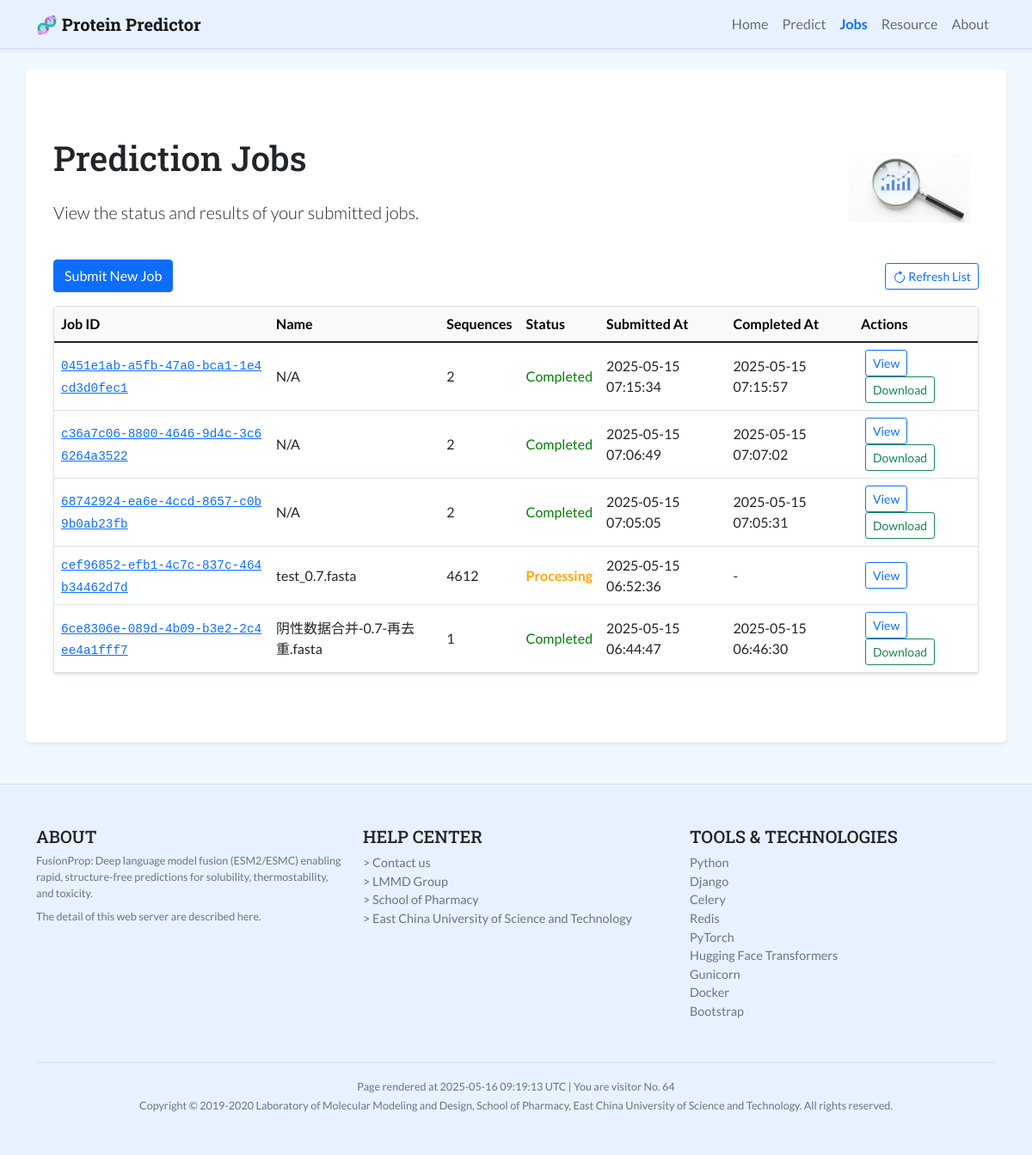
The page /predictor/jobs/ on the database its author committed.
### predictor/models.py (models this page shows, shortened)
class PredictionJob(models.Model):
    STATUS_CHOICES = [
        ('PENDING', 'Pending'),
        ('PROCESSING', 'Processing'),
        ('COMPLETED', 'Completed'),
        ('FAILED', 'Failed'),
    ]
    job_id = models.UUIDField(primary_key=True, default=uuid.uuid4, editable=False)
    name = models.CharField(max_length=200, blank=True, null=True, help_text="Optional job name (e.g., filename or user input)")
    sequence_count = models.IntegerField(default=0, help_text="Number of sequences in this job")
    status = models.CharField(max_length=20, choices=STATUS_CHOICES, default='PENDING')
    results = models.TextField(blank=True, null=True, help_text="JSON formatted list of prediction results for all sequences")
    error_message = models.TextField(blank=True, null=True)
    created_at = models.DateTimeField(auto_now_add=True)
    completed_at = models.DateTimeField(null=True, blank=True)

### predictor/views.py (the view)
# urls.py: path('jobs/', views.job_list, name='job_list'),
def job_list(request: HttpRequest):
    all_jobs = PredictionJob.objects.all().order_by('-created_at')
    paginator = Paginator(all_jobs, 25) # Show 25 jobs per page
    page_number = request.GET.get('page')
    jobs_page = paginator.get_page(page_number)
    context = {
        'jobs_page': jobs_page, # Pass the paginated page object to the template
        'page_title': "Prediction Jobs", # Optional title for the template
    }
    return render(request, 'predictor/job_list.html', context)

### predictor/context_processors.py (called while the page is built)
def visitor_counter(request):
    counter_obj, created = SiteVisitCounter.objects.get_or_create(
        pk=1, # Assuming we always use the row with primary key 1
        defaults={'count': 0}
    )
    SiteVisitCounter.objects.filter(pk=1).update(count=F('count') + 1)
    updated_counter = SiteVisitCounter.objects.get(pk=1)
    return {
        'visitor_count': updated_counter.count
    }

### predictor/templates/predictor/job_list.html (shortened to what this page needs)
{% extends 'base.html' %}
{% load static %}
{% block content %}
    <div class="py-5">
        <div class="row mb-4 align-items-center">
            <div class="col-md-10">
                <h1 class="mb-4">Prediction Jobs</h1>
                <p class="lead">View the status and results of your submitted jobs.</p>
            </div>
            <div class="col-md-2 text-center">
                <img src="{% static 'images/magnifying_glass.png' %}" class="img-fluid" alt="View Jobs" style="max-height: 80px;">
            </div>
        </div>
        <div class="d-flex justify-content-between align-items-center mb-3">
             <a href="{% url 'predictor:submit_prediction' %}" class="btn btn-primary">Submit New Job</a>
             <button class="btn btn-sm btn-outline-secondary" onclick="location.reload();">
                 Refresh List
             </button>
        </div>
        <div class="card shadow-sm">
            <div class="card-body p-0">
                <div class="table-responsive">
                    <table class="table table-hover mb-0">
                        <thead class="table-light">
                            <tr>
                                <th>Job ID</th>
                                <th>Name</th>
                                <th>Sequences</th>
                                <th>Status</th>
                                <th>Submitted At</th>
                                <th>Completed At</th>
                                <th>Actions</th>
                            </tr>
                        </thead>
                        <tbody>
                            {% for job in jobs_page %}
                            <tr>
                                <td>
                                    <a href="{% url 'predictor:prediction_result' job.job_id %}" class="job-id-link" title="View Result">{{ job.job_id }}</a>
                                </td>
                                <td>{{ job.name|default:"N/A" }}</td>
                                <td>{{ job.sequence_count }}</td>
                                <td>
                                    <span class="status-{{ job.status|lower }}">
                                        {{ job.get_status_display }}
                                    </span>
                                </td>
                                <td>{{ job.created_at|date:"Y-m-d H:i:s" }}</td>
                                <td>{{ job.completed_at|date:"Y-m-d H:i:s"|default:"-" }}</td>
                                <td class="action-buttons">
                                     <a href="{% url 'predictor:prediction_result' job.job_id %}" class="btn btn-sm btn-outline-primary" title="View Result">
                                         View
                                     </a>
                                     {% if job.status == 'COMPLETED' %}
                                     <a href="{% url 'predictor:download_results' job.job_id %}" class="btn btn-sm btn-outline-success" title="Download Results">
                                         Download
                                     </a>
                                     {% endif %}
                                </td>
                            </tr>
                            {% empty %}
                            <tr>
                                <td colspan="7" class="text-center text-muted py-4">No prediction jobs found.</td>
                            </tr>
                            {% endfor %}
                        </tbody>
                    </table>
                </div>
            </div>
        </div>
    </div>
{% endblock %}

### templates/base.html (shortened to what this page needs)
<!DOCTYPE html>
<html lang="en">
<head>
    <link href="https://cdn.jsdelivr.net/npm/bootstrap@5.1.3/dist/css/bootstrap.min.css" rel="stylesheet">
</head>
<body>
    <nav class="navbar navbar-expand-lg navbar-light fixed-top shadow-sm">
        <div class="container">
            <a class="navbar-brand" href="{% url 'home' %}">🧬 Protein Predictor</a>
            <div class="collapse navbar-collapse" id="navbarNav">
                <ul class="navbar-nav ms-auto">
                    <li class="nav-item">
                        <a class="nav-link {% if request.resolver_match.url_name == 'home' %}active{% endif %}" href="{% url 'home' %}">Home</a>
                    </li>
                    <li class="nav-item">
                        <a class="nav-link {% if request.resolver_match.url_name == 'submit_prediction' %}active{% endif %}" href="{% url 'predictor:submit_prediction' %}">Predict</a>
                    </li>
                    <li class="nav-item">
                        <a class="nav-link {% if request.resolver_match.url_name == 'job_list' %}active{% endif %}" href="{% url 'predictor:job_list' %}">Jobs</a>
                    </li>
                    <li class="nav-item">
                        <a class="nav-link {% if request.resolver_match.url_name == 'resource' %}active{% endif %}" href="{% url 'resource' %}">Resource</a>
                    </li>
                    <li class="nav-item">
                        <a class="nav-link {% if request.resolver_match.url_name == 'about' %}active{% endif %}" href="{% url 'about' %}">About</a>
                    </li>
                </ul>
            </div>
        </div>
    </nav>
    <main class="container main-content">
        {% block content %}{% endblock %}
    </main>
    <footer class="py-5 mt-5 footer">
        <div class="container">
            <div class="row">
                <div class="col-md-4 mb-3">
                    <h5>ABOUT</h5>
                    <small class="d-block mb-2 text-muted">FusionProp: Deep language model fusion (ESM2/ESMC) enabling rapid, structure-free predictions for solubility, thermostability, and toxicity.</small>
                    <small class="d-block mb-2 text-muted">The detail of this web server are described <a href="{% url 'resource' %}" class="link-secondary">here</a>.</small>
                </div>
                <div class="col-md-4 mb-3">
                    <h5>HELP CENTER</h5>
                    <ul class="list-unstyled text-small">
                        <li><a class="link-secondary" href="mailto:ciheb.el.hajji@gmail.com">&gt; Contact us</a></li>
                        <li><a class="link-secondary" href="https://lmmd.ecust.edu.cn/">&gt; LMMD Group</a></li>
                        <li><a class="link-secondary" href="https://pharmacy.ecust.edu.cn/">&gt; School of Pharmacy</a></li>
                        <li><a class="link-secondary" href="https://www.ecust.edu.cn/">&gt; East China University of Science and Technology</a></li>
                    </ul>
                </div>
                <div class="col-md-4 mb-3">
                    <h5>TOOLS & TECHNOLOGIES</h5>
                    <ul class="list-unstyled text-small">
                        <li><a class="link-secondary" href="https://www.python.org/" target="_blank" rel="noopener noreferrer">Python </a></li>
                        <li><a class="link-secondary" href="https://www.djangoproject.com/" target="_blank" rel="noopener noreferrer">Django </a></li>
                        <li><a class="link-secondary" href="https://docs.celeryq.dev/" target="_blank" rel="noopener noreferrer">Celery </a></li>
                        <li><a class="link-secondary" href="https://redis.io/" target="_blank" rel="noopener noreferrer">Redis </a></li>
                        <li><a class="link-secondary" href="https://pytorch.org/" target="_blank" rel="noopener noreferrer">PyTorch </a></li>
                        <li><a class="link-secondary" href="https://huggingface.co/docs/transformers/index" target="_blank" rel="noopener noreferrer">Hugging Face Transformers </a></li>
                        <li><a class="link-secondary" href="https://gunicorn.org/" target="_blank" rel="noopener noreferrer">Gunicorn </a></li>
                        <li><a class="link-secondary" href="https://www.docker.com/" target="_blank" rel="noopener noreferrer">Docker </a></li>
                        <li><a class="link-secondary" href="https://getbootstrap.com/" target="_blank" rel="noopener noreferrer">Bootstrap </a></li>
                    </ul>
                </div>
            </div>
            <div class="text-center text-muted border-top pt-3 mt-3">
                <small>
                    Page rendered at {% now "Y-m-d H:i:s T" %} | You are visitor No. {{ visitor_count | default:'N/A' }}
                    <br>
                    Copyright &copy; 2019-2020 Laboratory of Molecular Modeling and Design, School of Pharmacy, East China University of Science and Technology. All rights reserved.
                </small>
            </div>
        </div>
    </footer>
</body>
</html>

### templates/base.html (style rules this page uses)
:root { --primary-blue: #0d6efd; --light-blue: #cfe2ff; --lighter-blue-bg: #f0f7ff; --navbar-bg: #e7f1ff; --footer-bg: #e9ecef; --text-dark: #212529; --text-muted: #6c757d; --bs-link-hover-color: #0a58ca; }
body { padding-top: 5rem; background-color: var(--lighter-blue-bg); font-family: 'Lato', sans-serif; }
h1, h2, h3, h4, h5, h6, .navbar-brand { font-family: 'Roboto Slab', serif; }
.navbar { background-color: var(--navbar-bg) !important; border-bottom: 1px solid #d0dff0; }
.navbar-brand { font-weight: 700; color: var(--text-dark); }
.navbar .nav-link { color: var(--text-dark); }
.navbar-nav .nav-link.active { font-weight: bold; color: var(--primary-blue) !important; }
.main-content { min-height: calc(100vh - 5rem - 56px); padding: 2rem; background-color: #ffffff; border-radius: 0.375rem; box-shadow: 0 0.125rem 0.25rem rgba(0, 0, 0, 0.075); margin-bottom: 2rem; }
.main-content p, .main-content li, .main-content .list-group-item { text-align: justify; }
.footer { background-color: var(--navbar-bg); padding: 1rem 0; font-size: 0.9em; color: var(--text-muted); border-top: 1px solid #d0dff0; }
.footer h5 { font-family: 'Roboto Slab', serif; color: var(--text-dark); }
.footer a.link-secondary { color: var(--text-muted) !important; text-decoration: none; }
.btn-primary { background-color: var(--primary-blue); border-color: var(--primary-blue); }
.btn-outline-secondary { color: var(--primary-blue); border-color: var(--primary-blue); }

### predictor/templates/predictor/job_list.html (style rules this page uses)
.table th, .table td { vertical-align: middle; }
.status-processing { color: orange; font-weight: bold; }
.status-completed { color: green; }
.job-id-link { font-family: monospace; font-size: 0.9em; word-break: break-all; }
.action-buttons .btn { margin-left: 5px; }
.container { max-width: 1140px; }

### rows shown on the page
PredictionJob: job_id "0451e1ab-a5fb-47a0-bca1-1e4cd3d0fec1", name "N/A", sequence_count "2", status "Completed", created_at "2025-05-15 07:15:34", completed_at "2025-05-15 07:15:57", shows "Download"
PredictionJob: job_id "c36a7c06-8800-4646-9d4c-3c66264a3522", name "N/A", sequence_count "2", status "Completed", created_at "2025-05-15 07:06:49", completed_at "2025-05-15 07:07:02", shows "Download"
PredictionJob: job_id "68742924-ea6e-4ccd-8657-c0b9b0ab23fb", name "N/A", sequence_count "2", status "Completed", created_at "2025-05-15 07:05:05", completed_at "2025-05-15 07:05:31", shows "Download"
PredictionJob: job_id "cef96852-efb1-4c7c-837c-464b34462d7d", name "test_0.7.fasta", sequence_count "4612", status "Processing", created_at "2025-05-15 06:52:36", completed_at "-"
PredictionJob: job_id "6ce8306e-089d-4b09-b3e2-2c4ee4a1fff7", name "阴性数据合并-0.7-再去重.fasta", sequence_count "1", status "Completed", created_at "2025-05-15 06:44:47", completed_at "2025-05-15 06:46:30", shows "Download"

### other values the page prints
{{ visitor_count | default:'N/A' }} "64"
